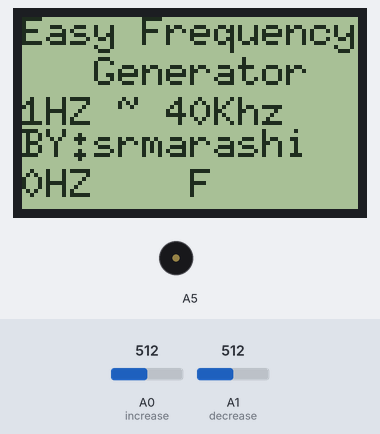
This sketch was run on a simulated Arduino Uno, built with avr-gcc and run on an emulated ATmega328P. Shown: 84×48 one-colour display, buzzer (waves = sounding). Inputs (shaded band) come from the test bench; at power-on: A0 (increase) = 512, A1 (decrease) = 512. What the sketch prints to the serial monitor is not drawn.

Above: at 1.2 s.
1.3 s: A0 (increase) set to 218
4.3 s: A0 (increase) set to 191
At 4.65 s:
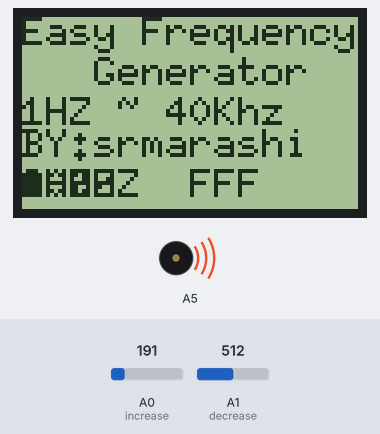
6.5 s: A1 (decrease) set to 216
8.0 s: A1 (decrease) set to 183
At 8.8 s:
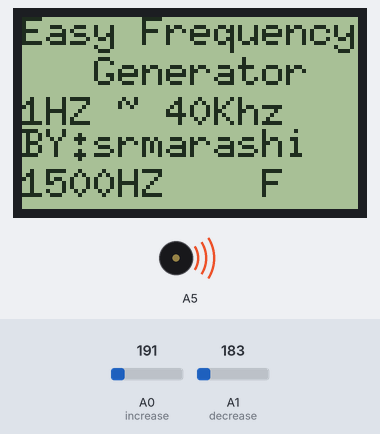
9.8 s: A0 (increase) set to 210
At 10.04 s:
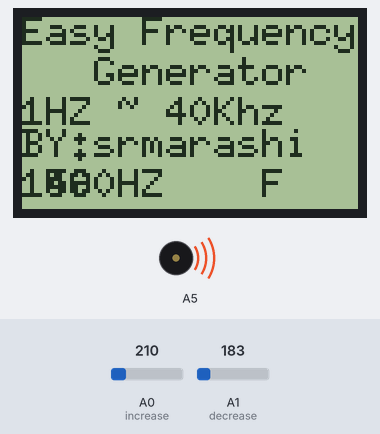
11.3 s: A1 (decrease) set to 1023
At 12.8 s:
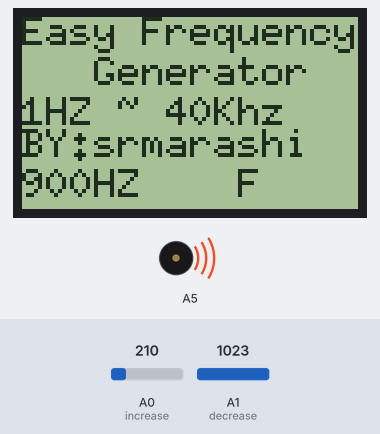
Timing chart, 0 to 14.1 s (numbered marks = the images above; inputs shaded):
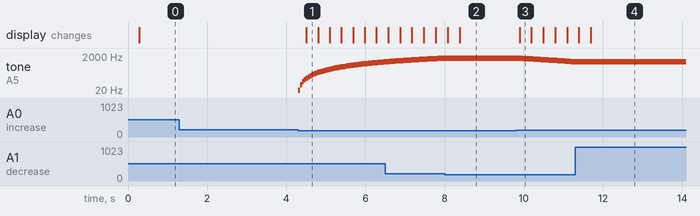

Measured:
- the behaviour switches between 200 and 199 on A0 (increase) (found by bisection; images 0 and 1)
- after the input at 1.3 s, every drawn part: stays the same
- after the input at 4.3 s, tone on A5: plays 20 Hz for 0.05 s, 40 Hz for 0.05 s, 60 Hz for 0.05 s, 80 Hz for 0.05 s, 100 Hz for 0.06 s, 120 Hz for 0.05 s … (45 notes in this stretch), starting at once; the display: changes after 0.21 s (image 1)
- after the input at 8.0 s, tone on A5: stops changing and stays 1500 Hz
- after the input at 9.8 s, tone on A5: plays 1480 Hz for 0.05 s, 1460 Hz for 0.06 s, 1440 Hz for 0.05 s, 1420 Hz for 0.05 s, 1400 Hz for 0.05 s, 1380 Hz for 0.05 s … (30 notes in this stretch), starting at once; the display: changes after 0.09 s (image 3)
- after the input at 11.3 s, tone on A5: stops changing and stays 900 Hz

The sketch:

easyFrequency.ino
```cpp
// easy Frequency Generator By:
// seyed roohollah Marashi
// vitapour Gmbh, Austria Wien
// srmarashi@yahoo.com
// http://www.marashi.eu

#include "U8glib.h"
U8GLIB_PCD8544 u8g(3, 4, 6, 5, 7);  // CLK ,DIN ,CE ,DC ,RST    //pinout for Nokia LCD

int sumin, tumin, mumin, sum;
int rounding = 0;

void setup(void) {
  Serial.begin(9600);
  analogReference(INTERNAL);
  pinMode(A0, INPUT_PULLUP); // increase
  pinMode(A1, INPUT_PULLUP); // decrease
  digitalWrite(13, LOW);
  rounding  = 0; //this variable for Slow or Fast up/down change frequency when press two button same time
  sum = 0; //this variable is for voltage out
}


void loop(void) {
  u8g.firstPage(); do {
    Serial.print("---");
    u8g.setFont(u8g_font_6x10);
    u8g.setPrintPos( 0, 7);
    u8g.print("Easy Frequency ");
    u8g.setPrintPos( 0, 17);
    u8g.print("   Generator");
    u8g.setPrintPos( 0, 27);
    u8g.print("1HZ ~ 40Khz");
    u8g.setPrintPos( 0, 35);
    u8g.print("BY:srmarashi");
    u8g.setPrintPos( 0, 45);
    sumin = analogRead(A0);
    mumin = analogRead(A1);

    // this section is tuning Low Speed or High Speed frequency increase Decrease
    if ((sumin < 200) and (tumin < 200))
     {
       if (rounding = 0) rounding = 1;

     }

    // this step for add frequency
    if (sumin < 200)
    {
      if (rounding = 0) sum = sum + 1;
      if (rounding = 1) sum = sum + 20;
      if (sum > 40000)
        sum = 40000;
    }

    // this step for reduce added frequency
    if (mumin < 200)
    {
      if (rounding = 0) sum = sum - 1;
      if (rounding = 1) sum = sum - 20;
      if (sum < 2)
        sum = 1;
    }


    u8g.print(sum);
    tone(A5, sum);
    u8g.print("HZ");


    if (rounding = 0) u8g.print("    S");
    if (rounding = 1) u8g.print("    F");

    //This Section will print into Serial to know variables summery
    Serial.print(sumin);
    Serial.print("/");
    Serial.print(mumin);
    Serial.print("/");
    Serial.print(sum);
    Serial.print("/");
    Serial.print(rounding);
    Serial.println();

  }
  while ( u8g.nextPage() );
}
```
